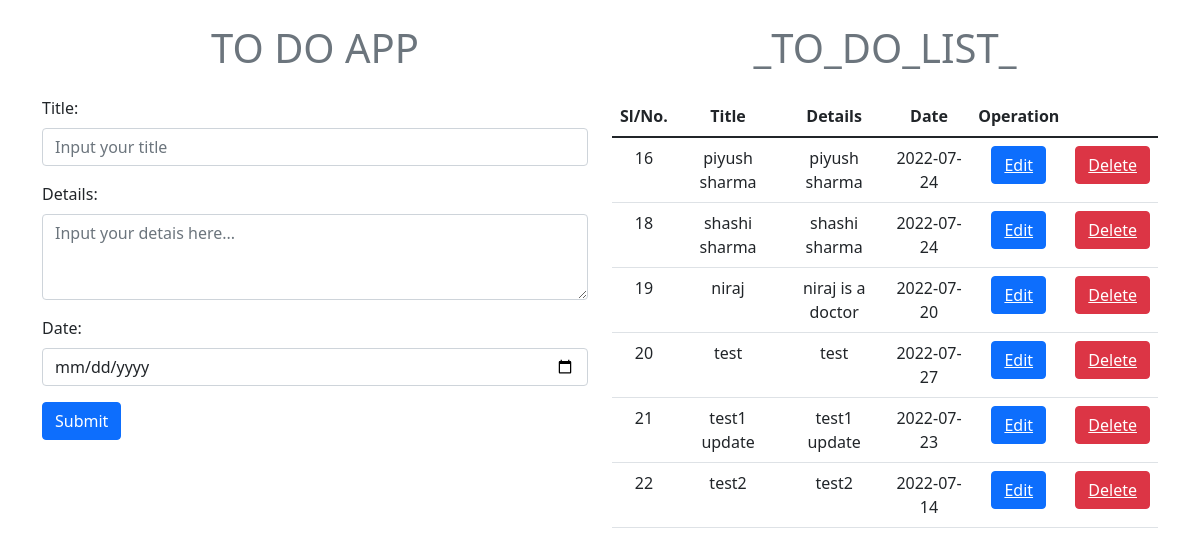
The page / on the database its author committed.
### tables this page shows
CREATE TABLE `users` (
  `id` int(11) NOT NULL,
  `title` varchar(100) NOT NULL,
  `details` varchar(200) NOT NULL,
  `date` varchar(100) NOT NULL
);

### index.php (the view, shortened to what this page needs)
<!DOCTYPE html>
<html lang="en">
<head>
    <link rel="stylesheet" href="https://cdn.jsdelivr.net/npm/bootstrap@5.1.3/dist/css/bootstrap.min.css">
</head>
<body>
    <div class="container">
        <div class="row">
            <div class="col-md-6">
                <form action="" method="POST" onsubmit="return todoVal()">
                    <h1 class="text-muted text-center m-4">TO DO APP</h1>
                    <div class="mb-3">
                        <label for="title" class="form-label">Title:</label>
                        <input type="text" class="form-control" id="title" name="title" onblur="checkValue(this)" placeholder="Input your title">
                    </div>
                    <div class="mb-3">
                        <label for="details" class="form-label">Details:</label>
                        <textarea class="form-control" id="details" name="details" rows="3" onblur="checkValue(this)" placeholder="Input your detais here..."></textarea>
                    </div>
                    <div class="mb-3">
                        <label for="date" class="form-label">Date:</label>
                        <input type="date" class="form-control" id="date" name="date" onblur="checkValue(this)" placeholder="Input your date here">
                    </div>
                    <button type="submit" id="submit" class="btn btn-primary" name="submit" onsubmit="todoVal();">Submit</button>
                </form>
            </div>
            <div class="col-md-6">
                <h1 class="text-muted text-center m-4">_TO_DO_LIST_</h1>
                <table class="table table-hover text-center">
                    <thead>
                        <tr>
                            <th scope="col">Sl/No.</th>
                            <th scope="col">Title</th>
                            <th scope="col">Details</th>
                            <th scope="col">Date</th>
                            <th scope="col">Operation</th>
                        </tr>
                    </thead>
                    <tbody>
                        <?php
                        include('connect.php');
                        $q = "SELECT * FROM users";
                        $query = mysqli_query($conn, $q);
                        while ($res = mysqli_fetch_array($query)) {
                        ?>
                            <tr class="text-center">
                                <td><?php echo $res['id']; ?></td>
                                <td><?php echo $res['title']; ?></td>
                                <td><?php echo $res['details']; ?></td>
                                <td><?php echo $res['date']; ?></td>
                                <td>
                                    <button class="btn btn-primary">
                                        <a href="edit.php?id=<?php echo $res['id']; ?>" class="text-white">Edit</a>
                                    </button>
                                </td>
                                <td>
                                    <button class="btn btn-danger">
                                        <a href="delete.php?id=<?php echo $res['id']; ?>" class="text-white">Delete</a>
                                    </button>
                                </td>
                            </tr>
                        <?php
                        }
                        ?>
                    </tbody>
                </table>
            </div>
        </div>
    </div>
</body>
</html>

### rows shown on the page
users: id "16", title "piyush sharma", details "piyush sharma", date "2022-07-24"
users: id "18", title "shashi sharma", details "shashi sharma", date "2022-07-24"
users: id "19", title "niraj", details "niraj is a doctor", date "2022-07-20"
users: id "20", title "test", details "test", date "2022-07-27"
users: id "21", title "test1 update", details "test1 update", date "2022-07-23"
users: id "22", title "test2", details "test2", date "2022-07-14"
